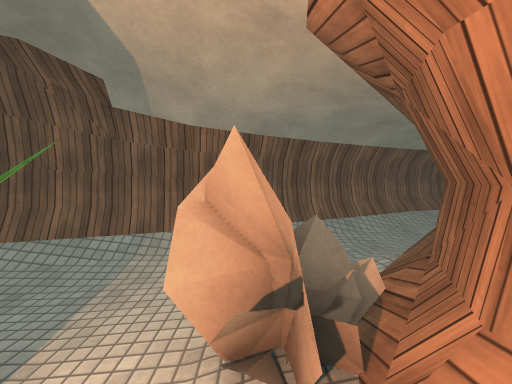
[1] (above)

16 first-person views from a walk through a Unity game level. The camera is 1.5 m above the floor, tilts 4° down and sees 90° across. The floor is counted in squares, 1 m on a side. Each view is taken from the middle of a square. On the plan, view 1 faces up. The plan holds only what a view shows up to about 13 squares ahead; the rest is blank. The place goes on beyond the plan. The player character is not drawn. Surface patterns are stand-ins for the level's own textures.

[2]
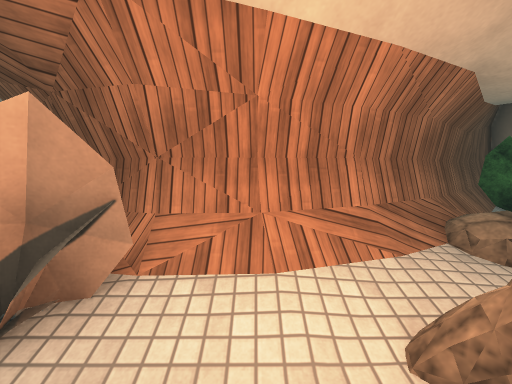

[3]
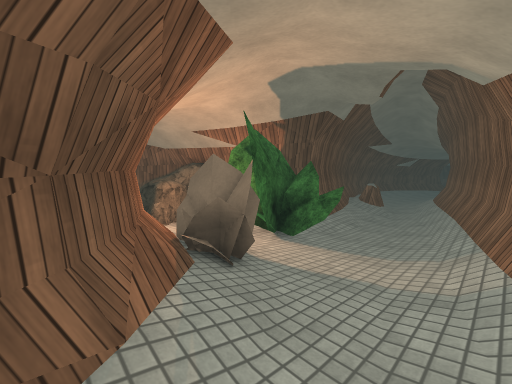

[4]
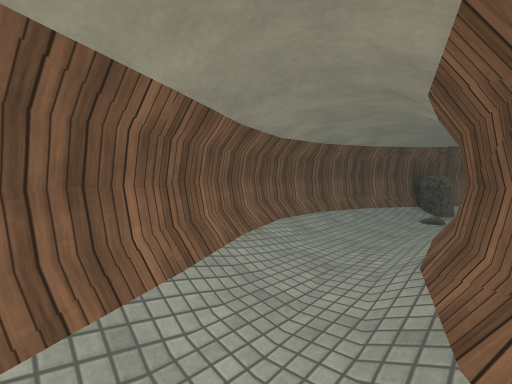

[5]
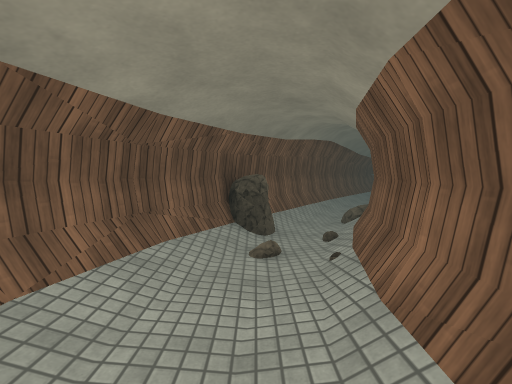

[6]
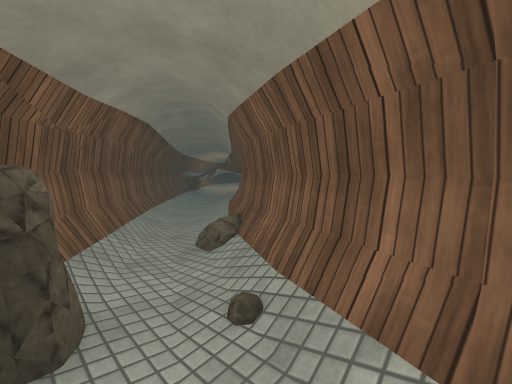

[7]
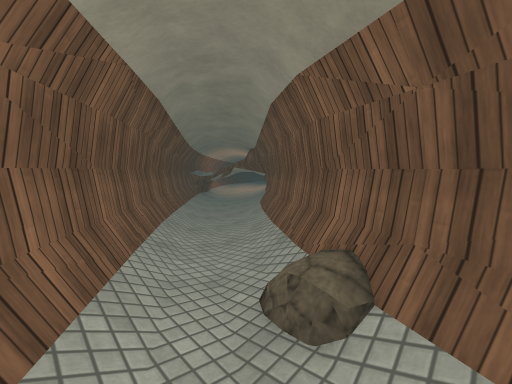

[8]
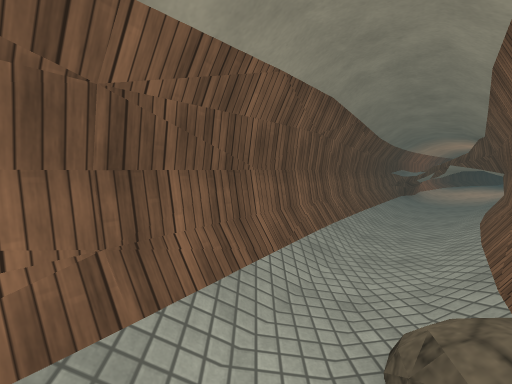

[9]
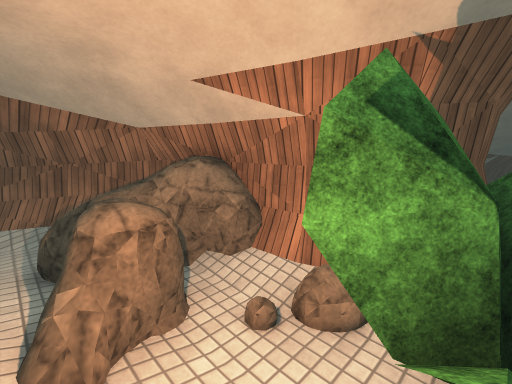

[10]
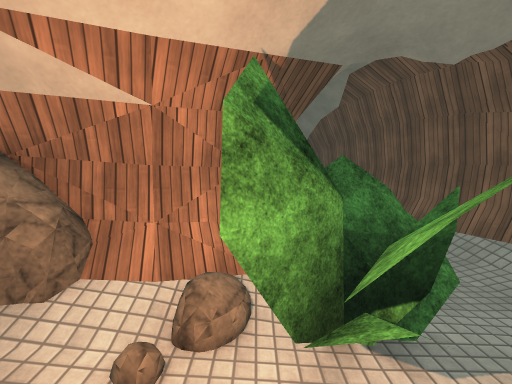

[11]
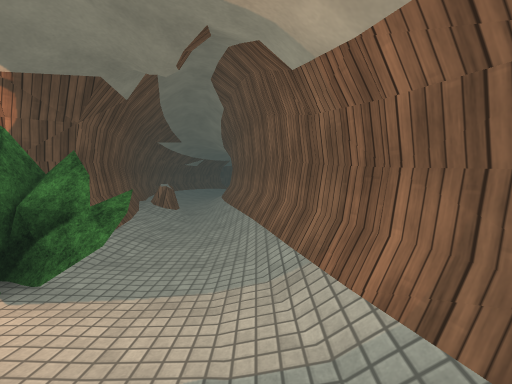

[12]
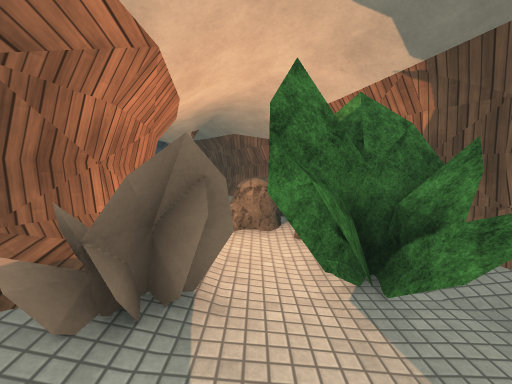

[13]
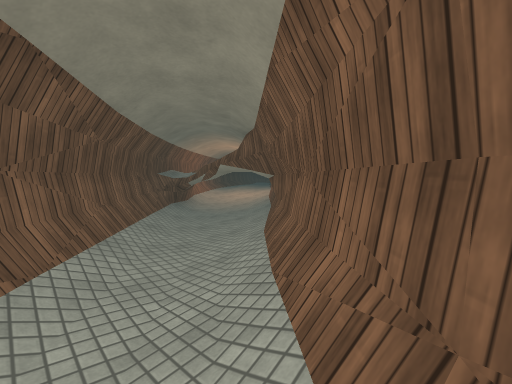

[14]
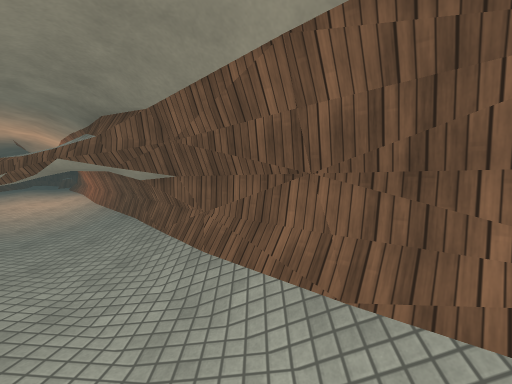

[15]
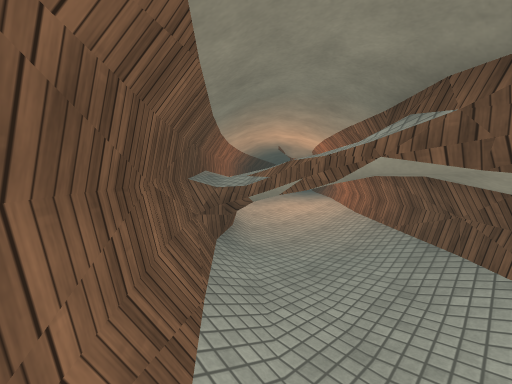

[16]
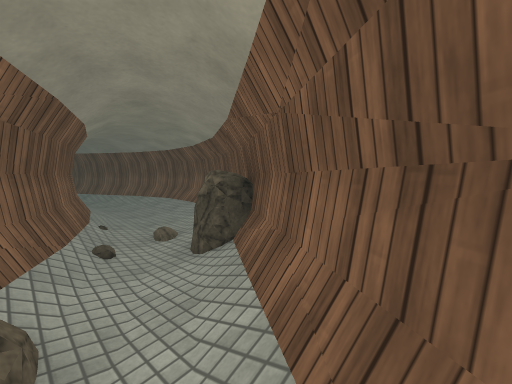

### Floor plan
Key: @ floor where view 1 was taken; # wall or solid block; . main floor; : floor 0.25 m higher than the main floor; - floor 0.25 m lower than the main floor; + floor 0.5 m higher than the main floor; / step, stairs or slope; = window, fence, low wall or low ledge; P plant; R rock; O other object.
Columns run from 9 left of view 1 to 28 right of it. Each row starts with its distance up from view 1.
 10                #####
  9              ###/+:####
  8            ###/::::::/###
  7         ####/::....../RR##
  6     #####/:.:://###//.../###
  5 #####//....:/##########..//##
  4 #//----...//##       ###R/./###
  3 -------..#O##          ###/.//##
  2 /.///PPP.###             ##/../##
  1 //###PPP./#               ##/../###
  0 ### ###..@#                ##/.-//##
 -1      #=:./#                 ##//-./##
 -2      #RRRR##                 ##/.--/##
 -3      RRRR: ##                 ##/.--/=
 -4       RRRR +##                 ###.###
 -5       ## :   #                   ###
 -6        ##:   #
 -7         ###

Positions as (right, up) in squares from view 1, and headings:
1: (0, 0), facing up
2: (-2, 0), facing right
3: (3, 6), facing down-left
4: (2, 5), facing up-right
5: (7, 7), facing right
6: (11, 7), facing down-right
7: (14, 6), facing down-right
8: (14, 5), facing right
9: (0, 1), facing down-left
10: (0, 0), facing left
11: (1, 5), facing left
12: (-1, 5), facing down
13: (18, 2), facing down-right
14: (21, 2), facing down
15: (24, 0), facing down-right
16: (18, 4), facing up-left
